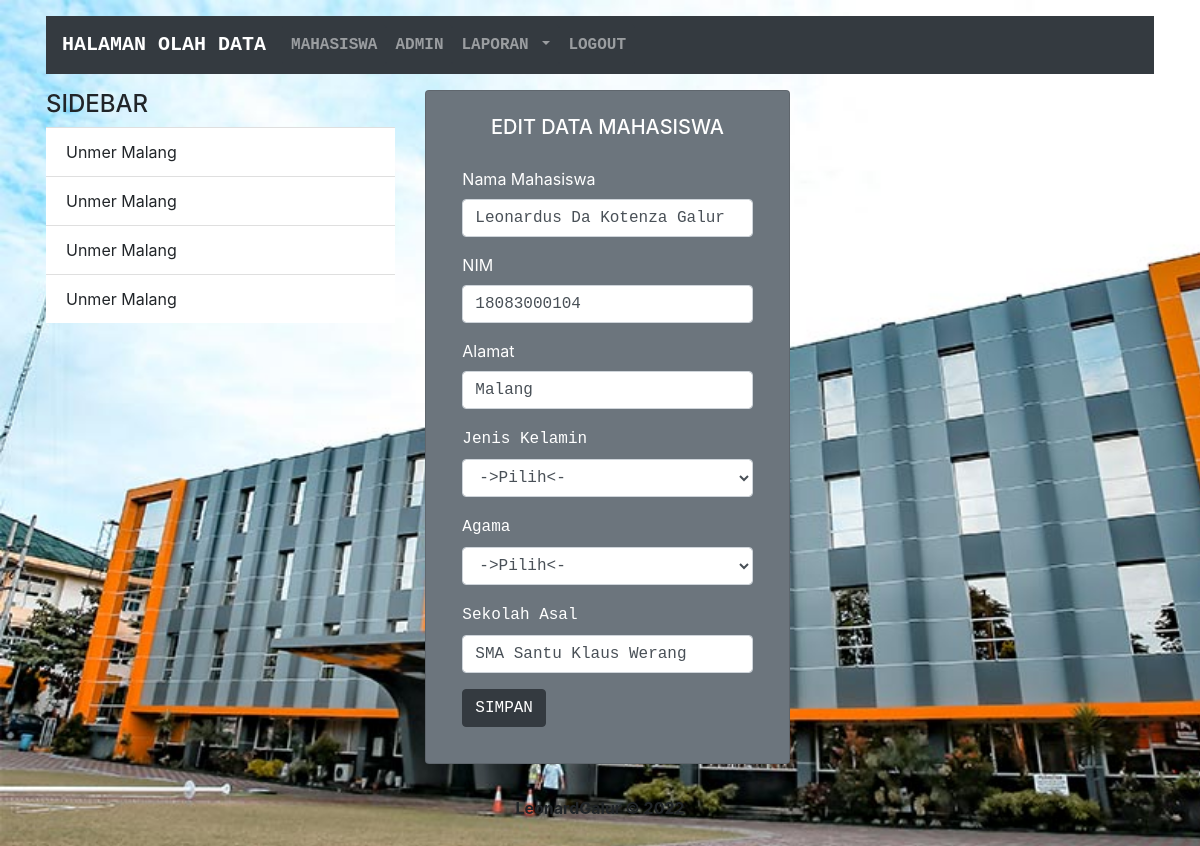
The page /?z=EMAHASISWA&id=16 (signed in) on the database its author committed.
### tables this page shows
CREATE TABLE `mahasiswa` (
  `id_mahasiswa` int(11) NOT NULL,
  `nama_mahasiswa` varchar(64) NOT NULL,
  `nim` varchar(11) NOT NULL,
  `alamat` varchar(255) NOT NULL,
  `jenis_kelamin` varchar(16) NOT NULL,
  `agama` varchar(16) NOT NULL,
  `sekolah_asal` varchar(64) NOT NULL
);

### EMAHASISWA.php (the view, shortened to what this page needs)
<!doctype html>
<html lang="en">
  <head>
    <link rel="stylesheet" href="https://cdn.jsdelivr.net/npm/bootstrap@4.3.1/dist/css/bootstrap.min.css">
  </head>
  <body>
   <div class="card w-50 p-3 mb-2 bg-secondary text-white">
                    <h5 class="mx-auto mt-2">EDIT DATA MAHASISWA</h5>
                    <div class="card-body">
                        <form method="post" action="?z=UMAHASISWA">
                            <?php
                            include("KONEK.php");
                            $id=$_GET['id'];
                            $cari=mysqli_query($konek,"SELECT * FROM mahasiswa WHERE id_mahasiswa='$id'") or die (mysqli_error());
                            $data=mysqli_fetch_array($cari);
                            ?>
                            <div class="form-group">
                                <label>Nama Mahasiswa</label>
                                <input type="text" class="form-control text-monospace" name="txtMahasiswa" value="<?php echo $data ['nama_mahasiswa'];?>">
                            </div>
                            <div class="form-group">
                                <label>NIM</label>
                                <input type="text" class="form-control text-monospace" name="txtNim" value="<?php echo $data ['nim'];?>">
                            </div>
                            <div class="form-group">
                                <label>Alamat</label>
                                <input type="text" class="form-control text-monospace" name="txtAlamat" value="<?php echo $data ['alamat'];?>">
                            </div>
                            <div class="form-group">
                                <label class="text-monospace">Jenis Kelamin</label>
                                <select name="kelamin" class="form-control text-monospace">
                                    <option value="">->Pilih<-</option>
                                </select>
                            </div>
                            <div class="form-group">
                                <label class="text-monospace">Agama</label>
                                <select name="txtAgama" class="form-control text-monospace">
                                  <option value="">->Pilih<-</option>
                                </select>
                            </div>
                            <div class="form-group">
                                <label class="text-monospace">Sekolah Asal</label>
                                <input type="text" class="form-control text-monospace" name="txtSekolah" value="<?php echo $data ['sekolah_asal'];?>">
                            </div>
                            <button type="submit" class="btn btn-dark text-monospace">SIMPAN</button>
                        </form>
                    </div>
                </div>
  </body>
</html>

### INDEX.php (style rules this page uses)
body { background: url(unmer.jpg) no-repeat; background-size: cover; }

### rows shown on the page
mahasiswa: txtMahasiswa "Leonardus Da Kotenza Galur", txtNim "18083000104", txtAlamat "Malang", txtSekolah "SMA Santu Klaus Werang"
